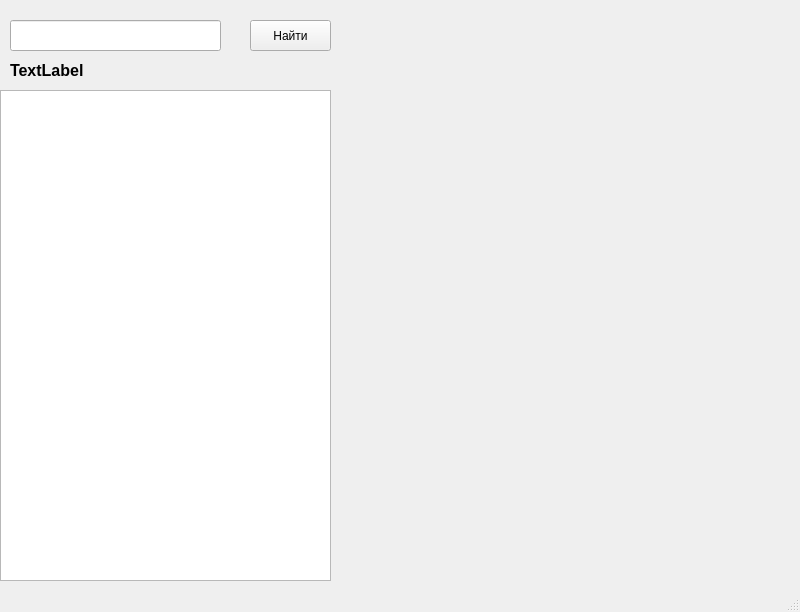
<?xml version="1.0" encoding="UTF-8"?>
<ui version="4.0">
 <class>MainWindow</class>
 <widget class="QMainWindow" name="MainWindow">
  <property name="geometry">
   <rect>
    <x>0</x>
    <y>0</y>
    <width>800</width>
    <height>612</height>
   </rect>
  </property>
  <property name="windowTitle">
   <string>MainWindow</string>
  </property>
  <widget class="QWidget" name="centralwidget">
   <widget class="QListWidget" name="listWidget">
    <property name="geometry">
     <rect>
      <x>0</x>
      <y>90</y>
      <width>331</width>
      <height>491</height>
     </rect>
    </property>
   </widget>
   <widget class="QLineEdit" name="lineEdit">
    <property name="geometry">
     <rect>
      <x>10</x>
      <y>20</y>
      <width>211</width>
      <height>31</height>
     </rect>
    </property>
    <property name="font">
     <font>
      <family>Tahoma</family>
      <pointsize>12</pointsize>
      <weight>75</weight>
      <bold>true</bold>
     </font>
    </property>
    <property name="styleSheet">
     <string notr="true"/>
    </property>
    <property name="text">
     <string/>
    </property>
   </widget>
   <widget class="QPushButton" name="findButton">
    <property name="geometry">
     <rect>
      <x>250</x>
      <y>20</y>
      <width>81</width>
      <height>31</height>
     </rect>
    </property>
    <property name="text">
     <string>Найти</string>
    </property>
   </widget>
   <widget class="QLabel" name="label">
    <property name="geometry">
     <rect>
      <x>10</x>
      <y>50</y>
      <width>801</width>
      <height>41</height>
     </rect>
    </property>
    <property name="font">
     <font>
      <family>Tahoma</family>
      <pointsize>12</pointsize>
      <weight>75</weight>
      <bold>true</bold>
     </font>
    </property>
    <property name="styleSheet">
     <string notr="true"/>
    </property>
    <property name="text">
     <string>TextLabel</string>
    </property>
   </widget>
  </widget>
  <widget class="QMenuBar" name="menubar">
   <property name="geometry">
    <rect>
     <x>0</x>
     <y>0</y>
     <width>800</width>
     <height>21</height>
    </rect>
   </property>
  </widget>
  <widget class="QStatusBar" name="statusbar"/>
 </widget>
 <resources/>
 <connections/>
</ui>
